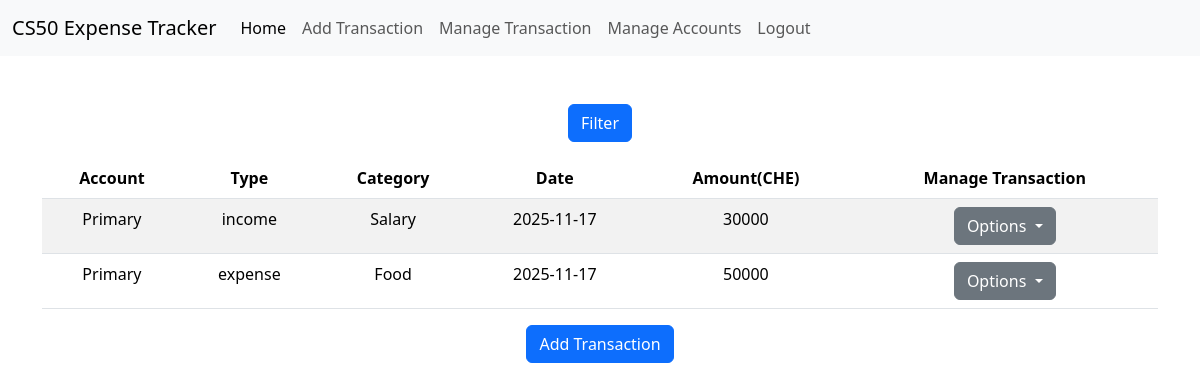
The page /manage_transactions (signed in) on the database as committed earlier.
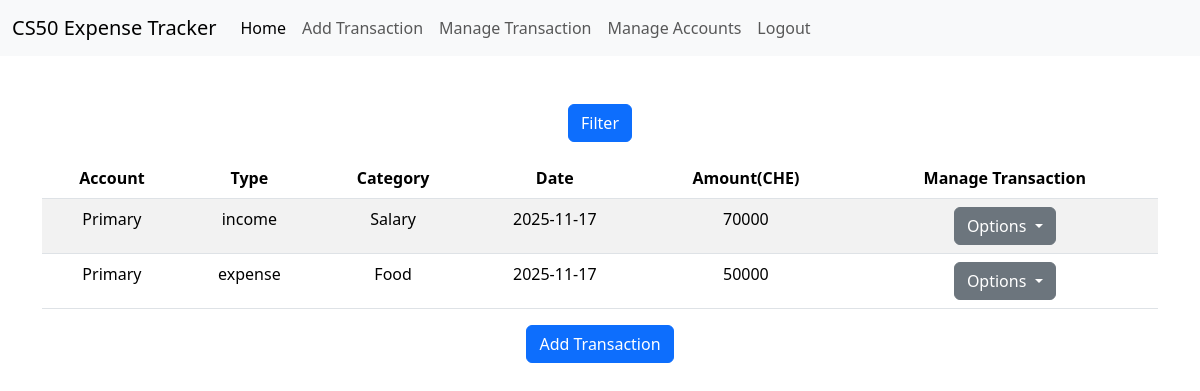
The same page on the database as committed later.
### tables this page shows
CREATE TABLE accounts (
    id INTEGER PRIMARY KEY AUTOINCREMENT NOT NULL, 
    user_id INTEGER NOT NULL,
    account_name TEXT NOT NULL,
    balance_cents INTEGER NOT NULL DEFAULT 0,
    UNIQUE (user_id, account_name),
    FOREIGN KEY (user_id) REFERENCES users(id) ON DELETE CASCADE
);

CREATE TABLE "transactions" (
    id INTEGER PRIMARY KEY AUTOINCREMENT NOT NULL,
    created_by_user_id INTEGER,
    account_id INTEGER NOT NULL,
    trans_type TEXT NOT NULL CHECK (trans_type IN ('income','expense','transfer_in', 'transfer_out')),
    category TEXT NOT NULL,
    amount_cents INTEGER NOT NULL CHECK (amount_cents > 0),
    trans_date TEXT NOT NULL DEFAULT CURRENT_DATE,
    date_created TEXT NOT NULL DEFAULT (strftime('%Y-%m-%dT%H:%M:%fZ','now')),
    FOREIGN KEY (created_by_user_id) REFERENCES users(id) ON DELETE SET NULL,
    FOREIGN KEY (account_id) REFERENCES accounts(id) ON DELETE CASCADE
);

### app.py (the view, shortened to what this page needs)
@app.route("/manage_transactions", methods = ["GET", "POST"])
def manage_transactions():
    if (request.method == "GET"):
        current_date = date.today()
        start = current_date + relativedelta(day=1)
        end = current_date + relativedelta(day=31)
        trasactions = getTransDate(start, end)
        con = conDbDict()
        cur = con.cursor()
        user = getUser()
        accounts = cur.execute("SELECT account_name, balance_cents, id FROM accounts WHERE user_id = ?", (user["id"],)).fetchall()
        categories = cur.execute("SELECT name FROM categories WHERE user_id = ?", (user["id"],)).fetchall()
        con.close()
        return render_template("manage_transactions.html", accounts=accounts, categories=categories, transactions=trasactions, types=TYPES)

### app.py (called while the page is built)
@app.after_request
def after_request(response):
    response.headers["Cache-Control"] = "no-cache, no-store, must-revalidate"
    response.headers["Expires"] = 0
    response.headers["Pragma"] = "no-cache"
    return response

### helpers.py (called while the page is built)
def conDbDict(db = "final.db"):
        con = sqlite3.connect(db)
        con.row_factory = sqlite3.Row
        return con

def getTransDate(start, end):
     user = getUser()
     con = conDbDict()
     cur = con.cursor()
     transactions = cur.execute("SELECT account_id, amount_cents, category, id, trans_date, trans_type FROM transactions where created_by_user_id = ? AND trans_date BETWEEN ? and ? ORDER BY trans_date", (user["id"], start, end,)).fetchall()
     con.close()
     return transactions

def getUser():
    con = conDbDict()
    cur = con.cursor()
    user = cur.execute("SELECT id, username FROM users WHERE id = ?", (session["user_id"],)).fetchone()
    con.close()
    return user

### templates/manage_transactions.html (shortened to what this page needs)
{% extends "layout.html" %}
{% block main %}
<p class="d-inline-flex gap-1">
  <button class="btn btn-primary" type="button" data-bs-toggle="collapse" data-bs-target="#multiCollapseExample1" aria-expanded="false" aria-controls="multiCollapseExample1">
    Filter
  </button>
</p>
    <table class="table table-striped" id="transactions-table">
        <thead>
            <tr>
                <th>Account</th>
                <th>Type</th>
                <th>Category</th>
                <th>Date</th>
                <th>Amount(CHE)</th>
                <th>Manage Transaction</th>
            </tr>
        </thead>
        <tbody>
            {% for trans in transactions %}
            <tr id="row-{{ trans.id }}">
                <td>
                    <span id="view-acc-{{ trans.id }}">
                        {% for account in accounts %}
                            {% if account.id == trans.account_id %}
                                {{ account.account_name}}
                            {% endif %}
                        {% endfor %}
                    </span>
                </td>
                <td>
                    <span id="view-type-{{ trans.id }}">{{ trans.trans_type }}</span>
                </td>
                <td>
                    <span id="view-cat-{{ trans.id }}">{{ trans.category }}</span>
                </td>
                <td>
                    <span id="view-date-{{ trans.id }}">{{ trans.trans_date }}</span>
                </td>
                <td>
                    <span id="view-amt-{{ trans.id }}">{{ trans.amount_cents }}</span>
                </td>
                <td>
                    <div class="dropdown">
                        <button aria-expanded="false"
                                class="btn btn-secondary dropdown-toggle"
                                data-bs-toggle="dropdown"
                                id="drop-btn-{{ trans.id }}"
                                name="drop-btn"
                                type="button" >
                            Options
                        </button>
                    </div>
                </td>
            </tr>
            {% endfor %}
        </tbody>
    </table>
<p class="d-inline-flex gap-1">
  <button class="btn btn-primary" type="button" data-bs-toggle="collapse" data-bs-target="#multiCollapseExample2" aria-expanded="false" aria-controls="multiCollapseExample2">
    Add Transaction
  </button>
</p>
{% endblock %}

### templates/layout.html (shortened to what this page needs)
<!doctype html>
<html lang="en">
  <head>
    <link href="https://cdn.jsdelivr.net/npm/bootstrap@5.3.8/dist/css/bootstrap.min.css" rel="stylesheet">
  </head>
  <body>
    <nav class="navbar navbar-expand-lg bg-body-tertiary">
        <div class="container-fluid">
            <a class="navbar-brand" href="/">CS50 Expense Tracker</a>
            <div class="collapse navbar-collapse" id="navbarNav">
              {% if session["user_id"] %}
                <ul class="navbar-nav">
                    <li class="nav-item">
                      <a class="nav-link active" aria-current="page" href="/">Home</a>
                    </li>
                    <li class="nav-item">
                    <a class="nav-link" href="/add_transaction">Add Transaction</a>
                    </li>
                    <li class="nav-item">
                    <a class="nav-link" href="/manage_transactions">Manage Transaction</a>
                    </li>
                    <li class="nav-item">
                    <a class="nav-link" href="/manage_accounts">Manage Accounts</a>
                    </li>
                </ul>
                <ul class="navbar-nav">
                  <li class="nav-item">
                      <a class="nav-link" href="/logout">Logout</a>
                    </li>
                </ul>
              {% endif %}
            </div>
        </div>
    </nav>
    <main class="container py-5 text-center">
      {% block main %}{% endblock %}
    </main>
  </body>
</html>

Rows that differ between the two databases and show on the page:
changed transactions "income": amount_cents "30000" → "70000"
